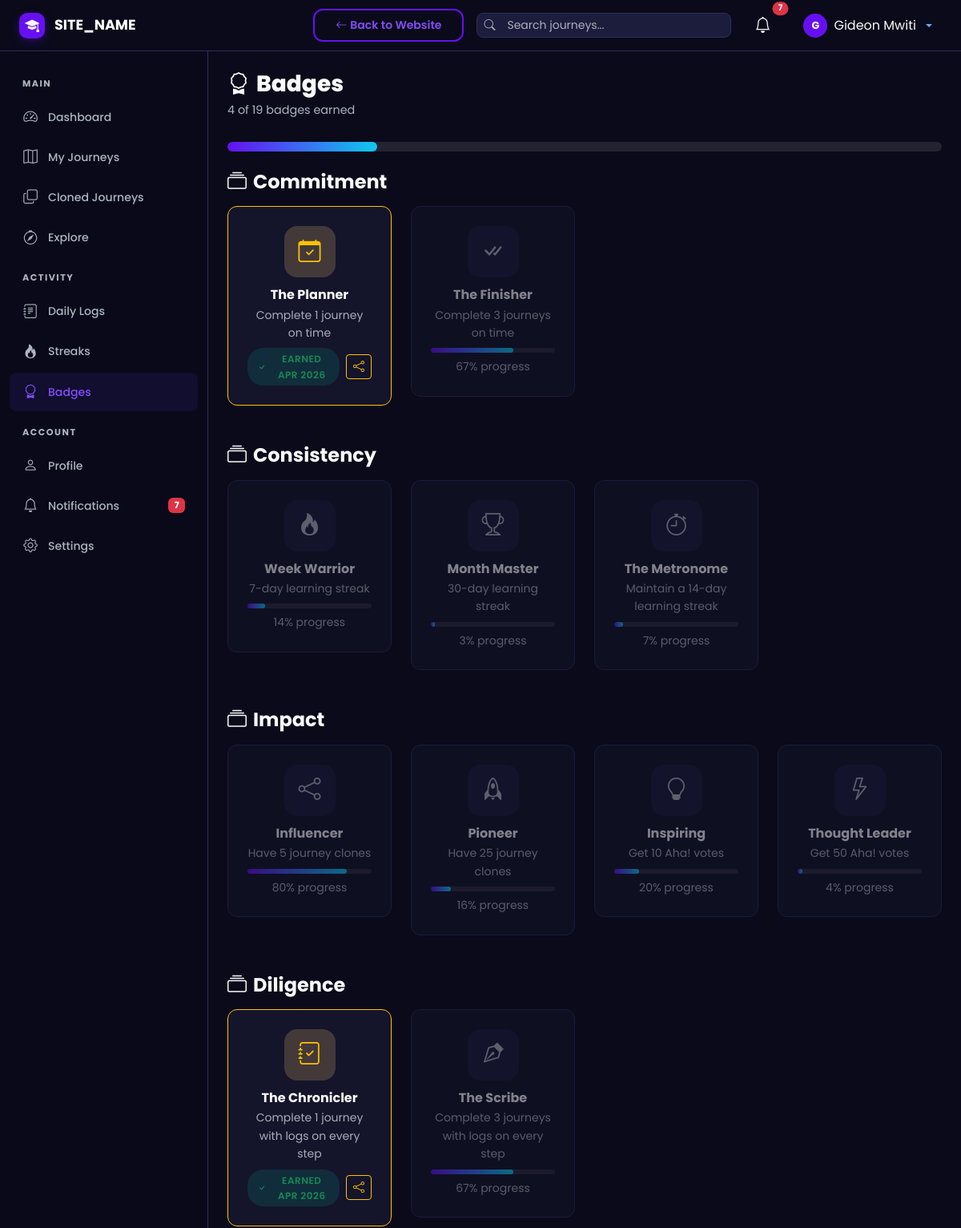
Page /user/badges.php (signed in, upper part) on the earlier database version.
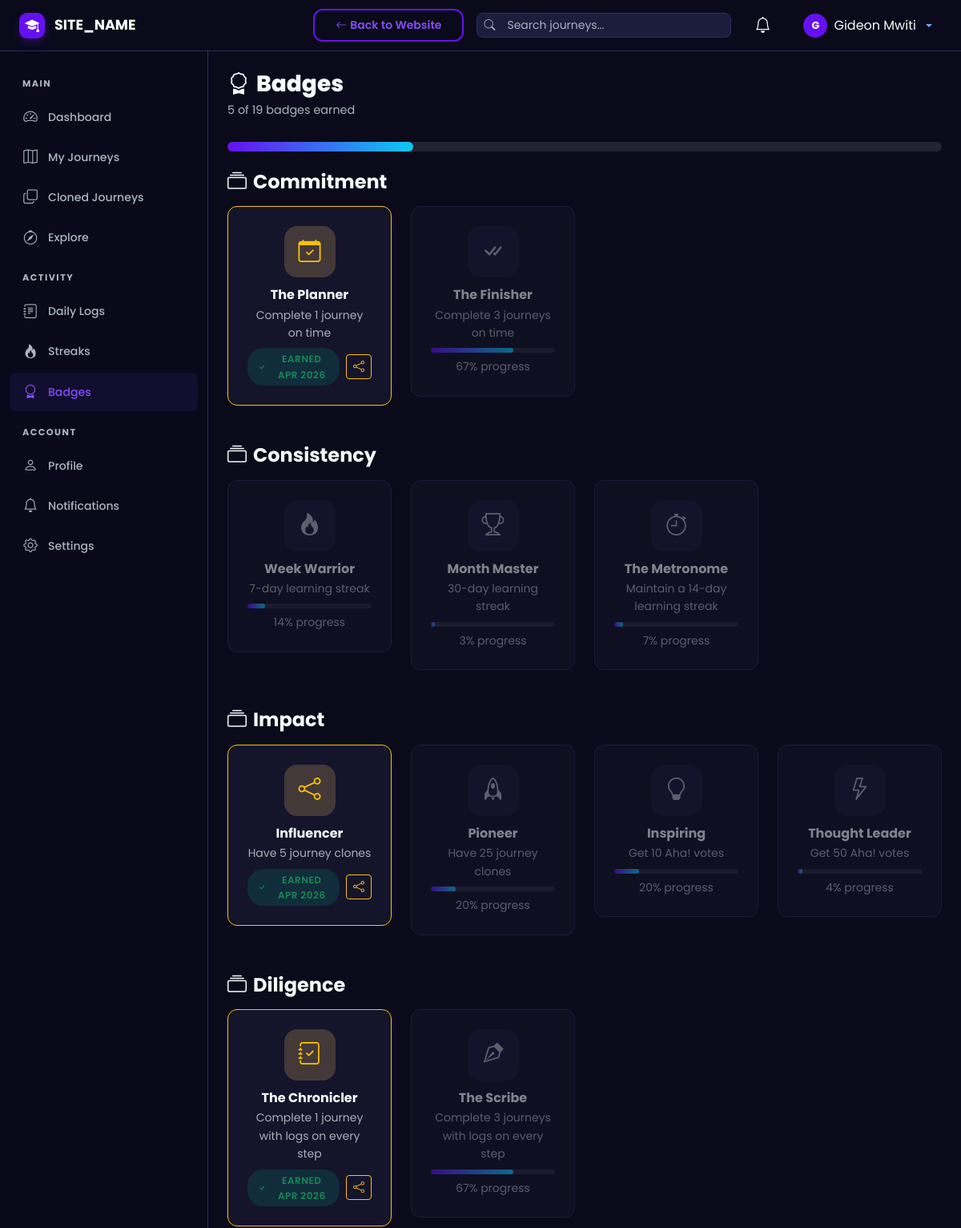
Same page on the later database version.
### tables this page shows
CREATE TABLE `user_badges` (
  `id` int UNSIGNED NOT NULL,
  `user_id` int UNSIGNED NOT NULL,
  `badge_id` int UNSIGNED NOT NULL,
  `earned_at` datetime NOT NULL DEFAULT CURRENT_TIMESTAMP
);

CREATE TABLE `badges` (
  `id` int UNSIGNED NOT NULL,
  `name` varchar(100) NOT NULL,
  `description` varchar(255) NOT NULL,
  `icon` varchar(50) NOT NULL DEFAULT 'bi-award',
  `criteria_type` enum('streak','journeys_completed','steps_completed','clones','aha_votes','consistent','community_helper','committed','diligent','aha_votes_received') NOT NULL,
  `criteria_value` int UNSIGNED NOT NULL,
  `created_at` datetime NOT NULL DEFAULT CURRENT_TIMESTAMP
);

### includes/helpers.php (called while the page is built, shortened)
<?php
function sanitize(?string $input): string {
    return htmlspecialchars(trim($input), ENT_QUOTES, 'UTF-8');
}
function formatDate(string $date, string $format = 'M d, Y'): string {
    return date($format, strtotime($date));
}
function completionPercent(int $completed, int $total): int {
    return (int) round(($completed / $total) * 100);
}
function getUnreadNotificationCount(int $userId): int {
    $db = getDB();
    $stmt = $db->prepare("SELECT COUNT(*) FROM notifications WHERE user_id = ? AND is_read = 0");
    $stmt->execute([$userId]);
    return (int)$stmt->fetchColumn();
}
function getUserStats(int $userId): array {
    $db = getDB();
    $stmt = $db->prepare("SELECT current_streak, longest_streak FROM users WHERE id = ?");
    $stmt->execute([$userId]);
    $user = $stmt->fetch();
    $stmt = $db->prepare("SELECT COUNT(*) FROM journeys WHERE user_id = ? AND status = 'completed'");
    $stmt->execute([$userId]);
    $completedJourneys = (int)$stmt->fetchColumn();
    $stmt = $db->prepare("SELECT COUNT(*) FROM steps s JOIN journeys j ON s.journey_id = j.id WHERE j.user_id = ? AND s.status = 'completed'");
    $stmt->execute([$userId]);
    $completedSteps = (int)$stmt->fetchColumn();
    $stmt = $db->prepare("SELECT SUM(clone_count) FROM journeys WHERE user_id = ?");
    $stmt->execute([$userId]);
    $totalClones = (int)$stmt->fetchColumn();
    $stmt = $db->prepare("SELECT COUNT(*) FROM aha_votes av JOIN steps s ON av.step_id = s.id JOIN journeys j ON s.journey_id = j.id WHERE j.user_id = ?");
    $stmt->execute([$userId]);
    $totalAha = (int)$stmt->fetchColumn();
    $stmt = $db->prepare("SELECT COUNT(*) FROM journeys WHERE user_id = ?");
    $stmt->execute([$userId]);
    $totalJourneys = (int)$stmt->fetchColumn();
    $stmt = $db->prepare("SELECT COUNT(*) FROM daily_logs WHERE user_id = ?");
    $stmt->execute([$userId]);
    $totalLogs = (int)$stmt->fetchColumn();
    $stmt = $db->prepare("SELECT COUNT(*) FROM step_comments WHERE user_id = ?");
    $stmt->execute([$userId]);
    $totalComments = (int)$stmt->fetchColumn();
    $stmt = $db->prepare("SELECT COUNT(*) FROM aha_votes WHERE user_id = ?");
    $stmt->execute([$userId]);
    $totalAhaGiven = (int)$stmt->fetchColumn();
    return [
        'current_streak'     => $user['current_streak'] ?? 0,
        'longest_streak'     => $user['longest_streak'] ?? 0,
        'completed_journeys' => $completedJourneys,
        'completed_steps'    => $completedSteps,
        'total_clones'       => $totalClones,
        'total_aha_received' => $totalAha,
        'total_aha_given'    => $totalAhaGiven,
        'total_journeys'     => $totalJourneys,
        'total_logs'         => $totalLogs,
        'total_comments_given' => $totalComments,
    ];
}

### user/badges.php (the view, shortened to what the changed rows need)
<?php
require_once __DIR__ . '/../includes/dashboard_header.php';
$db = getDB();
$userId = getCurrentUserId();
$stats = getUserStats($userId);
$stmt = $db->prepare("SELECT b.*, ub.earned_at FROM badges b LEFT JOIN user_badges ub ON b.id = ub.badge_id AND ub.user_id = ? ORDER BY b.criteria_type, b.criteria_value ASC");
$stmt->execute([$userId]);
$badges = $stmt->fetchAll();
$earnedCount = 0;
foreach ($badges as $b) { if ($b['earned_at']) $earnedCount++; }
$maxJourneyProgress = 0;
$maxDiligent = 0;
$topJourneyStepsRemaining = 0;
$pStmt = $db->prepare("SELECT id, total_steps, completed_steps FROM journeys WHERE user_id = ? AND total_steps > 0");
$pStmt->execute([$userId]);
while ($j = $pStmt->fetch()) {
    $prog = (float)$j['completed_steps'] / $j['total_steps'];
    if ($prog > $maxJourneyProgress) {
        $maxJourneyProgress = $prog;
        $topJourneyStepsRemaining = $j['total_steps'] - $j['completed_steps'];
    }
    $dStmt = $db->prepare("SELECT COUNT(DISTINCT step_id) FROM daily_logs l JOIN steps s ON l.step_id = s.id WHERE s.journey_id = ?");
    $dStmt->execute([$j['id']]);
    $logCount = (int)$dStmt->fetchColumn();
    $dil = (float)$logCount / $j['total_steps'];
    if ($dil > $maxDiligent) $maxDiligent = $dil;
}
?>
<div class="st-page-header">
    <h1 class="st-page-title"><i class="bi bi-award me-2"></i>Badges</h1>
    <p class="st-page-subtitle"><?= $earnedCount ?> of <?= count($badges) ?> badges earned</p>
</div>
<div class="st-progress mb-4" style="height:12px;"><div class="st-progress-bar" style="width:<?= completionPercent($earnedCount, count($badges)) ?>%"></div></div>
<?php
$categories = [
    'Commitment' => ['committed'],
    'Consistency' => ['consistent', 'streak'],
    'Impact' => ['clones', 'aha_votes', 'aha_votes_received'],
    'Diligence' => ['diligent'],
    'Completion' => ['journeys_completed', 'steps_completed'],
    'Community' => ['community_helper']
];
foreach ($categories as $catName => $types):
    $catBadges = array_filter($badges, function($b) use ($types) {
        return in_array($b['criteria_type'], $types);
    });
?>
    <div class="mb-5">
        <h4 class="fw-bold mb-3"><i class="bi bi-collection me-2"></i><?= $catName ?></h4>
        <div class="row g-4">
            <?php foreach ($catBadges as $badge):
                $earned = !empty($badge['earned_at']);
                $tooltip = "";
                $val = 0;
                $target = (float)$badge['criteria_value'];
                switch ($badge['criteria_type']) {
                    case 'streak':
                    case 'consistent':
                        $val = (float)$stats['longest_streak'];
                        $tooltip = ($target - $val) . " more days to unlock";
                        break;
                    case 'journeys_completed':
                        $completed = (float)$stats['completed_journeys'];
                        if ($completed == 0 && $maxJourneyProgress > 0) {
                            $val = $maxJourneyProgress * 100;
                            $target = 100;
                            $tooltip = $topJourneyStepsRemaining . " steps to unlock";
                        } else {
                            $val = $completed;
                            $tooltip = ($target - $val) . " more journeys needed";
                        }
                        break;
                    case 'steps_completed':
                        $val = (float)$stats['completed_steps'];
                        $tooltip = ($target - $val) . " steps to go";
                        break;
                    case 'clones':
                        $val = (float)$stats['total_clones'];
                        $tooltip = ($target - $val) . " more clones needed";
                        break;
                    case 'aha_votes':
                    case 'aha_votes_received':
                        $val = (float)$stats['total_aha_received'];
                        $tooltip = ($target - $val) . " more AHA!s needed";
                        break;
                    case 'diligent':
                        $stmt2 = $db->prepare("SELECT COUNT(*) FROM journeys j
                            WHERE j.user_id = ? AND j.status = 'completed' AND j.total_steps > 0
                            AND (SELECT COUNT(DISTINCT step_id) FROM daily_logs l
                                 JOIN steps s2 ON l.step_id = s2.id
                                 WHERE s2.journey_id = j.id) >= j.total_steps");
                        $stmt2->execute([$userId]);
                        $dilCount = (int)$stmt2->fetchColumn();
                        if ($dilCount > 0) {
                            $val = $dilCount;
                        } else {
                            $val = $maxDiligent * 100;
                            $target = 100;
                        }
                        $tooltip = "Add logs to all steps to unlock!";
                        break;
                    case 'committed':
                        $stmt2 = $db->prepare("SELECT COUNT(*) FROM journeys j
                            JOIN (SELECT journey_id, SUM(COALESCE(estimated_days, 1)) as total_est FROM steps GROUP BY journey_id) s
                            ON j.id = s.journey_id
                            WHERE j.user_id = ? AND j.status = 'completed'
                            AND DATEDIFF(j.updated_at, j.created_at) <= s.total_est");
                        $stmt2->execute([$userId]);
                        $val = (int)$stmt2->fetchColumn();
                        $tooltip = "Complete journeys within estimate to unlock!";
                        break;
                    case 'community_helper':
                        $val = (float)($stats['total_comments_given'] + $stats['total_aha_given']);
                        $tooltip = ($target - $val) . " more interactions needed";
                        break;
                }
                $progress = $target > 0 ? min(100, ($val / $target) * 100) : 0;
            ?>
            <div class="col-md-4 col-lg-3" title="<?= $tooltip ?>">
                <div class="st-card text-center <?= $earned ? '' : 'opacity-50' ?>" style="<?= $earned ? 'border-color:var(--st-warning);' : '' ?>; cursor: help;">
                    <div style="width:64px;height:64px;border-radius:16px;background:<?= $earned ? 'rgba(253,203,110,0.2)' : 'var(--st-dark-surface)' ?>;display:flex;align-items:center;justify-content:center;margin:0 auto 12px;">
                        <i class="bi <?= $badge['icon'] ?> fs-3" style="color:<?= $earned ? 'var(--st-warning)' : 'var(--st-text-muted)' ?>;"></i>
                    </div>
                    <h6 class="fw-bold mb-1"><?= sanitize($badge['name']) ?></h6>
                    <small class="text-muted d-block mb-2"><?= sanitize($badge['description']) ?></small>
                    <?php if ($earned): ?>
                        <div class="d-flex align-items-center justify-content-center gap-2">
                            <span class="st-badge st-badge-success"><i class="bi bi-check me-1"></i>Earned <?= formatDate($badge['earned_at'], 'M Y') ?></span>
                            <a href="<?= SITE_URL ?>/user/share_badge.php?b=<?= $badge['id'] ?>&u=<?= $userId ?>"
                               class="btn btn-sm btn-outline-warning"
                               target="_blank"
                               title="Share Achievement">
                                <i class="bi bi-share"></i>
                            </a>
                        </div>
                    <?php else: ?>
                        <div class="st-progress mt-2 mb-1"><div class="st-progress-bar" style="width:<?= $progress ?>%"></div></div>
                        <small class="text-muted"><?= round($progress) ?>% progress</small>
                    <?php endif; ?>
                </div>
            </div>
            <?php endforeach; ?>
        </div>
    </div>
<?php endforeach; ?>
<?php require_once __DIR__ . '/../includes/dashboard_footer.php'; ?>

### includes/dashboard_header.php (shortened to what the changed rows need)
<?php
require_once __DIR__ . '/helpers.php';
$currentUser = getCurrentUser();
$notifCount = getUnreadNotificationCount($currentUser['id']);
?>
<!DOCTYPE html>
<html lang="en" data-bs-theme="dark">
<head>
    <link href="https://cdn.jsdelivr.net/npm/bootstrap@5.3.3/dist/css/bootstrap.min.css" rel="stylesheet">
    <link href="https://cdn.jsdelivr.net/npm/bootstrap-icons@1.11.3/font/bootstrap-icons.min.css" rel="stylesheet">
    <link href="<?= SITE_URL ?>/assets/css/style.css" rel="stylesheet">
    <link href="<?= SITE_URL ?>/assets/css/dashboard.css" rel="stylesheet">
</head>
<body class="dashboard-body">
<nav class="navbar navbar-expand-lg navbar-dark st-topbar fixed-top">
    <div class="container-fluid px-4">
        <div class="d-flex align-items-center ms-auto gap-3">
            <a href="<?= SITE_URL ?>/user/notifications.php" class="btn btn-link text-light position-relative st-nav-icon">
                <i class="bi bi-bell fs-5"></i>
                <?php if ($notifCount > 0): ?>
                    <span class="position-absolute top-0 start-100 translate-middle badge rounded-pill bg-danger st-notif-badge">
                        <?= $notifCount > 99 ? '99+' : $notifCount ?>
                    </span>
                <?php endif; ?>
            </a>
        </div>
    </div>
</nav>
<div class="st-wrapper">
    <nav class="st-sidebar" id="sidebar">
        <div class="st-sidebar-inner">
            <ul class="st-sidebar-nav">
                <li><a href="<?= SITE_URL ?>/user/notifications.php" class="<?= basename($_SERVER['PHP_SELF']) === 'notifications.php' ? 'active' : '' ?>"><i class="bi bi-bell"></i><span>Notifications</span>
                    <?php if ($notifCount > 0): ?><span class="badge bg-danger ms-auto"><?= $notifCount ?></span><?php endif; ?>
                </a></li>
            </ul>
        </div>
    </nav>
    <main class="st-content">
        <div class="container-fluid p-4">

Differences in the rows shown:
no longer on this page (row unchanged): badges: name "Influencer", description "Have 5 journey clones", criteria_value "80", shown under "Impact"
added user_badges: badge.name "Influencer", badge.description "Have 5 journey clones", earned_at "APR 2026", shown under "Impact"
computed for badges "Pioneer": $progress 16 → 20 (drawn); criteria_value "16" → "20"
Other differences:
$earnedCount: "4" → "5"
completionPercent($earnedCount, count($badges)): 21 → 26 (drawn)
$notifCount: "7" → (not shown)
